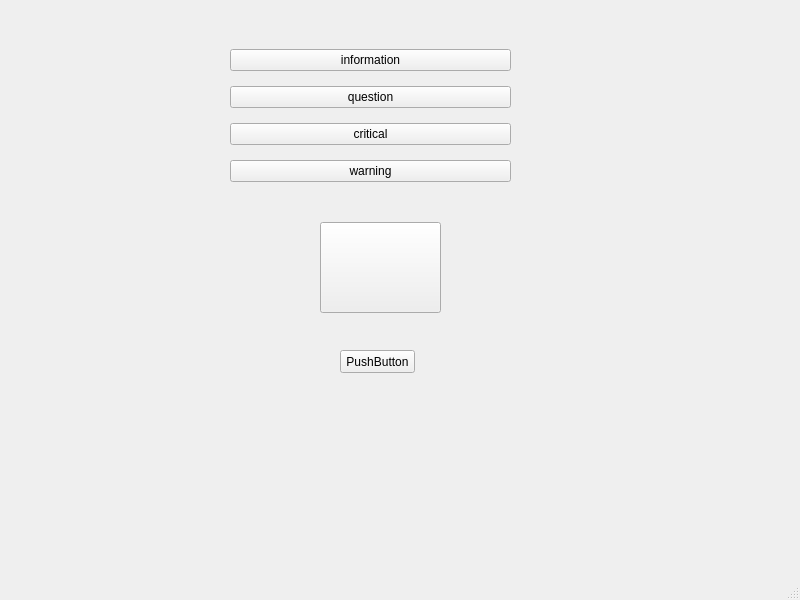
<?xml version="1.0" encoding="UTF-8"?>
<ui version="4.0">
 <class>MainWindow</class>
 <widget class="QMainWindow" name="MainWindow">
  <property name="geometry">
   <rect>
    <x>0</x>
    <y>0</y>
    <width>800</width>
    <height>600</height>
   </rect>
  </property>
  <property name="windowTitle">
   <string>MainWindow</string>
  </property>
  <widget class="QWidget" name="centralwidget">
   <widget class="QPushButton" name="pushButton_5">
    <property name="geometry">
     <rect>
      <x>320</x>
      <y>222</y>
      <width>121</width>
      <height>91</height>
     </rect>
    </property>
    <property name="text">
     <string/>
    </property>
   </widget>
   <widget class="QPushButton" name="pushButton_6">
    <property name="geometry">
     <rect>
      <x>340</x>
      <y>350</y>
      <width>75</width>
      <height>23</height>
     </rect>
    </property>
    <property name="text">
     <string>PushButton</string>
    </property>
   </widget>
   <widget class="QWidget" name="">
    <property name="geometry">
     <rect>
      <x>230</x>
      <y>40</y>
      <width>281</width>
      <height>151</height>
     </rect>
    </property>
    <layout class="QVBoxLayout" name="verticalLayout">
     <item>
      <widget class="QPushButton" name="pushButton">
       <property name="text">
        <string>information</string>
       </property>
      </widget>
     </item>
     <item>
      <widget class="QPushButton" name="pushButton_2">
       <property name="text">
        <string>question</string>
       </property>
      </widget>
     </item>
     <item>
      <widget class="QPushButton" name="pushButton_3">
       <property name="text">
        <string>critical</string>
       </property>
      </widget>
     </item>
     <item>
      <widget class="QPushButton" name="pushButton_4">
       <property name="text">
        <string>warning</string>
       </property>
      </widget>
     </item>
    </layout>
   </widget>
  </widget>
  <widget class="QMenuBar" name="menubar">
   <property name="geometry">
    <rect>
     <x>0</x>
     <y>0</y>
     <width>800</width>
     <height>21</height>
    </rect>
   </property>
  </widget>
  <widget class="QStatusBar" name="statusbar"/>
 </widget>
 <resources/>
 <connections/>
</ui>
